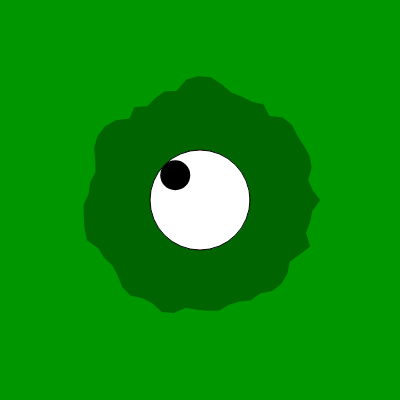
Frame 1 (no input)
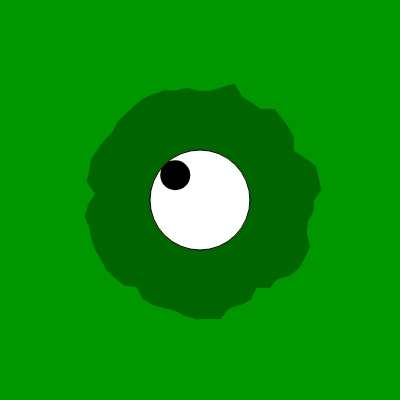
Frame 60 (no input)
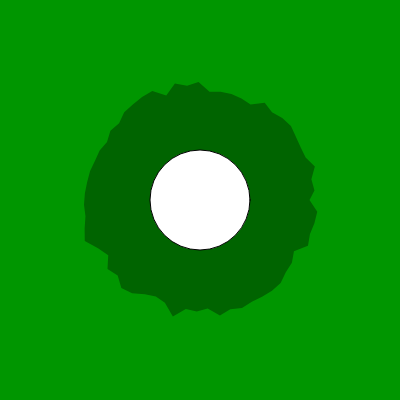
Frame 120 (the mouse pressed at the canvas centre since frame 60)

The p5.js sketch that drew these frames (run headless with seeded random() and noise() and a simulated clock; from frame 60 on, the mouse is pressed at the canvas centre):

// p5.js sketch
// ── sketch.js
  let eyeX, eyeY, eyeRadius, pupilRadius; // watched this video https://www.youtube.com/watch?v=p0F8nBC1LdE

  function setup() { // https://codeclubworld.org/projects/make-a-face/steps/3 refernce
  createCanvas(400,400);
  eyeX = width / 2; //center of canvas
  eyeY = height / 2;
  eyeRadius = 50; // radius of the eye
  pupilRadius = 15; // radius of the pupil
}

  function draw() { 
  background(0,150,0); // green background color

  //distance formula
  let d = sqrt((eyeX - mouseX)**2 + (eyeY - mouseY)**2);

  let ang;
  if (mouseX > eyeX){
  ang = asin((mouseY - eyeY) / d) ;
  }else{
  ang = PI - asin((mouseY - eyeY) / d)
}


// draw the green blob 

  fill(0, 100, 0);
  noStroke();
  beginShape();
  for (let a = 0; a < TWO_PI; a += 0.1) {
    let r = eyeRadius + 50 + noise(a * 5, frameCount * 0.02) * 30; //read more about how to use noise, https://compform.net/noise/, frameCount https://processing.org/reference/frameCount.html
    let x = eyeX + r * cos(a);
    let y = eyeY + r * sin(a);
    vertex(x, y);

}

  endShape(CLOSE);


  // Draw the eyeball
  fill(255); // white background
  stroke(0); //black outline
  ellipse(eyeX, eyeY, eyeRadius * 2, eyeRadius * 2)

  
  //pupil position using angle and eye radius, sin and cos reference https://p5js.org/reference/p5/cos/
  let pupilX = eyeX + cos(ang) * (eyeRadius - pupilRadius);
  let pupilY = eyeY + sin(ang) * (eyeRadius - pupilRadius);


  //draw the pupil so it rotates towards mouse
  fill(0); //black pupil
  noStroke();
  ellipse(pupilX, pupilY, pupilRadius * 2, pupilRadius * 2);

}
